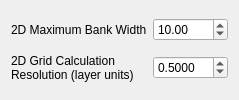
         <widget class="QWidget" name="tab_5">
          <attribute name="title">
           <string>Input 2D Calc. Domain</string>
          </attribute>
          <layout class="QGridLayout" name="gridLayout_6">
           <item row="0" column="1">
            <widget class="QDoubleSpinBox" name="spinBankWidth">
             <property name="maximumSize">
              <size>
               <width>75</width>
               <height>16777215</height>
              </size>
             </property>
             <property name="mouseTracking">
              <bool>false</bool>
             </property>
             <property name="toolTip">
              <string>&lt;html&gt;&lt;head/&gt;&lt;body&gt;&lt;p&gt;Maximum width along centerline to be included in calculation...may result in a vertical drop off if side slope does not intersect DEM surface within this width&lt;/p&gt;&lt;/body&gt;&lt;/html&gt;</string>
             </property>
             <property name="whatsThis">
              <string/>
             </property>
             <property name="accessibleDescription">
              <string/>
             </property>
             <property name="minimum">
              <double>0.500000000000000</double>
             </property>
             <property name="maximum">
              <double>999999.000000000000000</double>
             </property>
             <property name="singleStep">
              <double>0.500000000000000</double>
             </property>
             <property name="value">
              <double>10.000000000000000</double>
             </property>
            </widget>
           </item>
           <item row="1" column="0">
            <widget class="QLabel" name="label_6">
             <property name="text">
              <string>2D Grid Calculation Resolution (layer units)</string>
             </property>
             <property name="wordWrap">
              <bool>true</bool>
             </property>
            </widget>
           </item>
           <item row="0" column="0">
            <widget class="QLabel" name="label_8">
             <property name="text">
              <string>2D Maximum Bank Width</string>
             </property>
            </widget>
           </item>
           <item row="1" column="1">
            <widget class="QDoubleSpinBox" name="spinRes">
             <property name="maximumSize">
              <size>
               <width>75</width>
               <height>16777215</height>
              </size>
             </property>
             <property name="mouseTracking">
              <bool>true</bool>
             </property>
             <property name="toolTip">
              <string>&lt;html&gt;&lt;head/&gt;&lt;body&gt;&lt;p&gt;2D output resolution which channel is calculated with. &lt;/p&gt;&lt;p&gt;For best 2D results resolution should be at least 1/10 of the channel bottom.&lt;/p&gt;&lt;/body&gt;&lt;/html&gt;</string>
             </property>
             <property name="decimals">
              <number>4</number>
             </property>
             <property name="minimum">
              <double>0.000100000000000</double>
             </property>
             <property name="maximum">
              <double>1000.000000000000000</double>
             </property>
             <property name="singleStep">
              <double>0.200000000000000</double>
             </property>
             <property name="value">
              <double>0.500000000000000</double>
             </property>
            </widget>
           </item>
          </layout>
         </widget>
